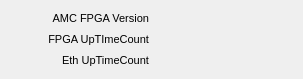
<?xml version="1.0" encoding="UTF-8"?>
<ui version="4.0">
 <class>Form</class>
 <widget class="QWidget" name="Form">
  <property name="geometry">
   <rect>
    <x>0</x>
    <y>0</y>
    <width>303</width>
    <height>79</height>
   </rect>
  </property>
  <property name="windowTitle">
   <string>Form</string>
  </property>
  <layout class="QGridLayout" name="gridLayout">
   <item row="2" column="1">
    <widget class="PyDMLabel" name="PyDMLabel_4">
     <property name="font">
      <font>
       <pointsize>8</pointsize>
      </font>
     </property>
     <property name="toolTip">
      <string/>
     </property>
     <property name="channel" stdset="0">
      <string>ca://${DEVICE}:AMC_ETHUPTIMECNT</string>
     </property>
    </widget>
   </item>
   <item row="1" column="0">
    <widget class="QLabel" name="label_3">
     <property name="font">
      <font>
       <pointsize>8</pointsize>
      </font>
     </property>
     <property name="text">
      <string>FPGA UpTImeCount</string>
     </property>
     <property name="alignment">
      <set>Qt::AlignRight|Qt::AlignTrailing|Qt::AlignVCenter</set>
     </property>
    </widget>
   </item>
   <item row="0" column="1">
    <widget class="PyDMLabel" name="PyDMLabel_2">
     <property name="font">
      <font>
       <pointsize>8</pointsize>
      </font>
     </property>
     <property name="toolTip">
      <string/>
     </property>
     <property name="channel" stdset="0">
      <string>ca://${DEVICE}:AMC_FPGAVERSION</string>
     </property>
     <property name="displayFormat" stdset="0">
      <enum>PyDMLabel::Hex</enum>
     </property>
    </widget>
   </item>
   <item row="1" column="1">
    <widget class="PyDMLabel" name="PyDMLabel_3">
     <property name="font">
      <font>
       <pointsize>8</pointsize>
      </font>
     </property>
     <property name="toolTip">
      <string/>
     </property>
     <property name="channel" stdset="0">
      <string>ca://${DEVICE}:AMC_UPTIMECNT</string>
     </property>
    </widget>
   </item>
   <item row="0" column="0">
    <widget class="QLabel" name="label_2">
     <property name="font">
      <font>
       <pointsize>8</pointsize>
      </font>
     </property>
     <property name="text">
      <string>AMC FPGA Version</string>
     </property>
     <property name="alignment">
      <set>Qt::AlignRight|Qt::AlignTrailing|Qt::AlignVCenter</set>
     </property>
    </widget>
   </item>
   <item row="2" column="0">
    <widget class="QLabel" name="label_4">
     <property name="font">
      <font>
       <pointsize>8</pointsize>
      </font>
     </property>
     <property name="text">
      <string>Eth UpTimeCount</string>
     </property>
     <property name="alignment">
      <set>Qt::AlignRight|Qt::AlignTrailing|Qt::AlignVCenter</set>
     </property>
    </widget>
   </item>
  </layout>
 </widget>
 <customwidgets>
  <customwidget>
   <class>PyDMLabel</class>
   <extends>QLabel</extends>
   <header>pydm.widgets.label</header>
  </customwidget>
 </customwidgets>
 <resources/>
 <connections/>
</ui>
